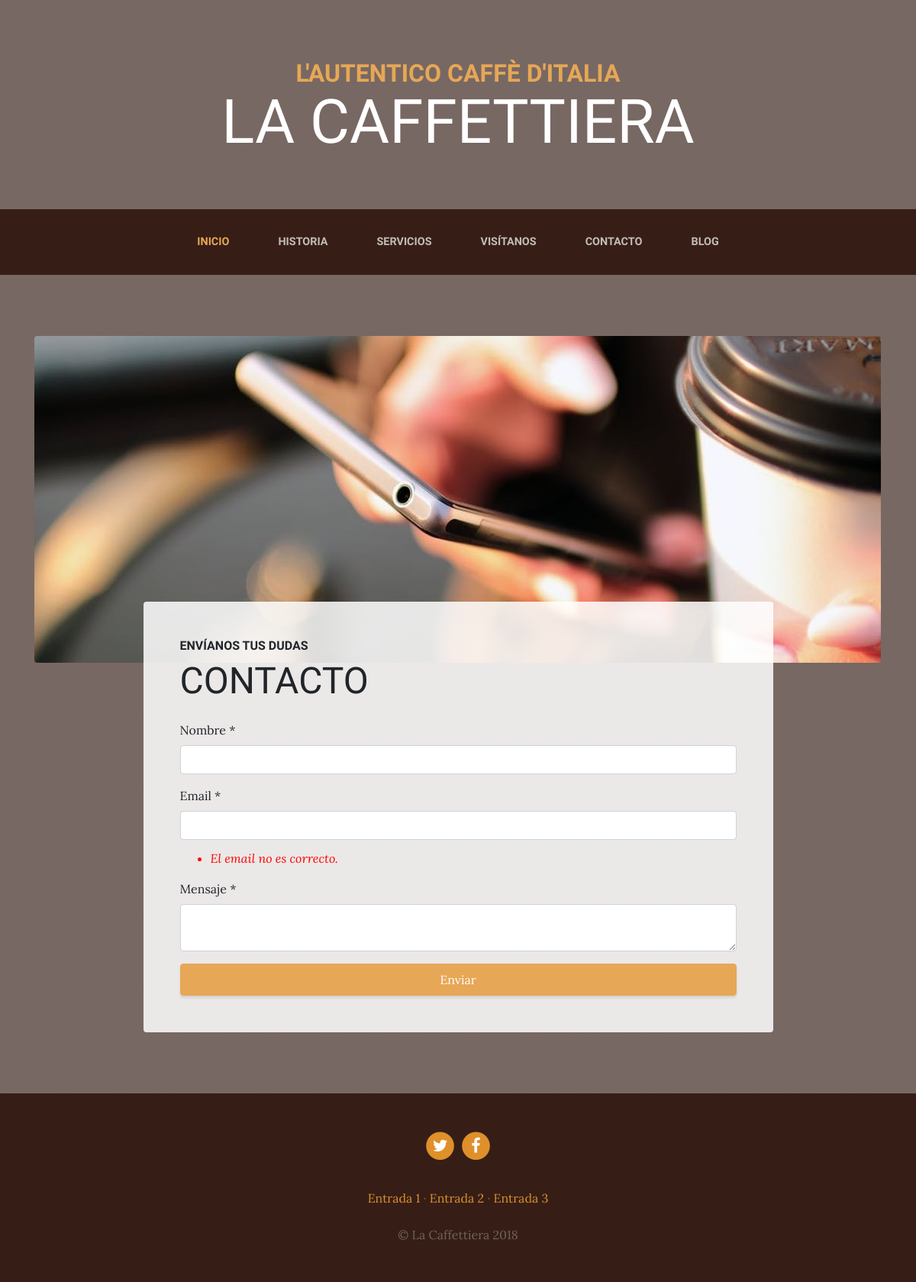
Page /contact/ on the committed database.
### pages/models.py (models this page shows, shortened)
class Page(models.Model):
    title = models.CharField(max_length=200, verbose_name="Título")
    content = RichTextField(verbose_name="Contenido")
    order = models.SmallIntegerField(default=0, verbose_name="Orden")
    created = models.DateTimeField(auto_now_add=True, verbose_name="Fecha de creación")
    updated = models.DateTimeField(auto_now=True, verbose_name="Fecha de edición")
    class Meta:
        verbose_name = "página"
        verbose_name_plural = "páginas"
        ordering = ['order', 'title']

### core/views.py (the view)
# urls.py: path('contact/', views.contact, name="contact"),
def contact(request):
    return render(request, 'core/contact.html')

### pages/templatetags/pages_extras.py (called while the page is built)
@register.simple_tag
def get_page_list():
    pages = Page.objects.all()
    return pages

### social/processors.py (called while the page is built)
def ctx_dict(request):
    ctx = {}
    links = Link.objects.all()
    for link in links:
        ctx[link.key] = link.url
    return ctx

### core/templates/core/contact.html (shortened to what this page needs)
{% extends 'core/base.html' %}
{% load static %}
{% block content %}
<section class="page-section about-heading">
  <div class="container">
    <img class="img-fluid rounded about-heading-img mb-3 mb-lg-0" src="{% static 'core/img/contact.jpg' %}" alt="">
    <div class="about-heading-content">
      <div class="row">
        <div class="col-xl-9 col-lg-10 mx-auto">
          <div class="bg-faded rounded p-5">
            <h2 class="section-heading mb-4">
              <span class="section-heading-upper">Envíanos tus dudas</span>
              <span class="section-heading-lower">Contacto</span>
            </h2>
            <form>
                <div class="form-group">
                    <label>Nombre *</label>
                    <div class="input-group">
                        <input type="text" class="form-control">
                    </div>
                </div>
                <div class="form-group">
                    <label>Email *</label>
                    <div class="input-group">
                        <input type="text" class="form-control">
                    </div>
                    <ul class="errorlist">
                        <li>El email no es correcto.</li>
                    </ul>
                </div>
                <div class="form-group">
                    <label>Mensaje *</label>
                    <div class="input-group">
                        <textarea class="form-control"></textarea>
                    </div>
                </div>
                <div class="text-center">
                    <input type="submit" class="btn btn-primary btn-block py-2" value="Enviar">
                </div>
            </form>
          </div>
        </div>
      </div>
    </div>
  </div>
</section>
{% endblock %}

### core/templates/core/base.html (shortened to what this page needs)
<!DOCTYPE html>
<html lang="es">
  <head>
    {% load static %}
    <link href="{% static 'core/vendor/bootstrap/css/bootstrap.min.css' %}" rel="stylesheet">
    <link href="{% static 'core/vendor/font-awesome/css/font-awesome.min.css' %}" rel="stylesheet" type="text/css">
    <link href="{% static 'core/css/business-casual.css' %}" rel="stylesheet">
  </head>
  <body>
    <h1 class="site-heading text-center text-white d-none d-lg-block">
      <span class="site-heading-upper text-primary mb-3">L'autentico caffè d'italia</span>
      <span class="site-heading-lower">La Caffettiera</span>
    </h1>
    <nav class="navbar navbar-expand-lg navbar-dark py-lg-4" id="mainNav">
      <div class="container">
        <div class="collapse navbar-collapse" id="navbarResponsive">
          <ul class="navbar-nav mx-auto">
            <li class="nav-item active px-lg-4">
              <a class="nav-link text-uppercase text-expanded" href="{% url 'home' %}">Inicio</a>
            </li>
            <li class="nav-item px-lg-4">
              <a class="nav-link text-uppercase text-expanded" href="{% url 'about' %}">Historia</a>
            </li>
            <li class="nav-item px-lg-4">
              <a class="nav-link text-uppercase text-expanded" href="{% url 'services' %}">Servicios</a>
            </li>
            <li class="nav-item px-lg-4">
              <a class="nav-link text-uppercase text-expanded" href="{% url 'store' %}">Visítanos</a>
            </li>
            <li class="nav-item px-lg-4">
              <a class="nav-link text-uppercase text-expanded" href="{% url 'contact' %}">Contacto</a>
            </li>
            <li class="nav-item px-lg-4">
              <a class="nav-link text-uppercase text-expanded" href="{% url 'blog' %}">Blog</a>
            </li>
          </ul>
        </div>
      </div>
    </nav>
    {% block content %} {% endblock %}
  <footer class="footer text-faded text-center py-5">
    <div class="container">
      <p class="m-0">
        {% if LINK_TWITTER %}
          <a href="{{LINK_TWITTER}}" class="link">
            <span class="fa-stack fa-lg">
              <i class="fa fa-circle fa-stack-2x"></i>
              <i class="fa fa-twitter fa-stack-1x fa-inverse"></i>
            </span>
          </a>
        {% endif %}
        {% if LINK_FACEBOOK %}
          <a href="{{LINK_FACEBOOK}}" class="link">
            <span class="fa-stack fa-lg">
              <i class="fa fa-circle fa-stack-2x"></i>
              <i class="fa fa-facebook fa-stack-1x fa-inverse"></i>
            </span>
          </a>
        {% endif %}
      </p>
      <p class="m-0 mbt">
        {% load pages_extras %}
        {% get_page_list as page_list %}
        {% for page in page_list %}
          <a href="{% url 'page' page.id page.title|slugify %}" class="link">{{page.title}}</a> {% if not forloop.last %}·{% endif %}
        {% endfor %}
      </p>
      <p class="m-0 mbt1">&copy; La Caffettiera 2018</p>
    </div>
  </footer>
  </body>
</html>

### core/static/core/css/business-casual.css (style rules this page uses)
body { font-family: 'Lora'; background: linear-gradient(rgba(47, 23, 15, 0.65), rgba(47, 23, 15, 0.65)), url("../img/bg.jpg"); background-attachment: fixed; background-position: center; background-size: cover; }
h1, h2, h3, h4, h5, h6 { font-family: 'Raleway'; }
p { line-height: 1.75; }
.text-faded { color: rgba(255, 255, 255, 0.3); }
.site-heading { margin-top: 5rem; margin-bottom: 5rem; text-transform: uppercase; line-height: 1; font-family: 'Raleway'; }
.site-heading .site-heading-upper { display: block; font-size: 2rem; font-weight: 800; }
.site-heading .site-heading-lower { font-size: 5rem; font-weight: 100; line-height: 4rem; }
.page-section { margin-top: 5rem; margin-bottom: 5rem; }
.section-heading { text-transform: uppercase; }
.section-heading .section-heading-upper { display: block; font-size: 1rem; font-weight: 800; padding-bottom:.5rem; }
.section-heading .section-heading-lower { display: block; font-size: 3rem; font-weight: 100; }
.bg-faded { background-color: rgba(255, 255, 255, 0.85); }
#mainNav { background-color: rgba(47, 23, 15, 0.9); font-family: 'Raleway'; }
#mainNav .navbar-nav .nav-item .nav-link { color: rgba(255, 255, 255, 0.7); font-weight: 800; }
#mainNav .navbar-nav .nav-item.active .nav-link { color: #e6a756; }
@media (min-width: 992px) { #mainNav .navbar-nav .nav-item .nav-link { font-size: 0.9rem; } }
@media (min-width: 992px) { .about-heading .about-heading-img { position: relative; z-index: 0; } }
@media (min-width: 992px) { .about-heading .about-heading-content { margin-top: -5rem; position: relative; z-index: 1; } }
.footer { background-color: rgba(47, 23, 15, 0.9); }
.text-primary { color: #e6a756 !important; }
.btn { box-shadow: 0px 3px 3px 0px rgba(33, 37, 41, 0.1); }
.btn-primary { background-color: #e6a756; border-color: #e6a756; }
.mbt { padding-top: 2rem; }
.mbt1 { padding-top: 1.25rem; }
a.link { color: #df902a; }
ul.errorlist { padding-top: .75rem; font-style: italic; color: red; }

### rows in the picture
Page: title "Entrada 1"
Page: title "Entrada 2"
Page: title "Entrada 3"
